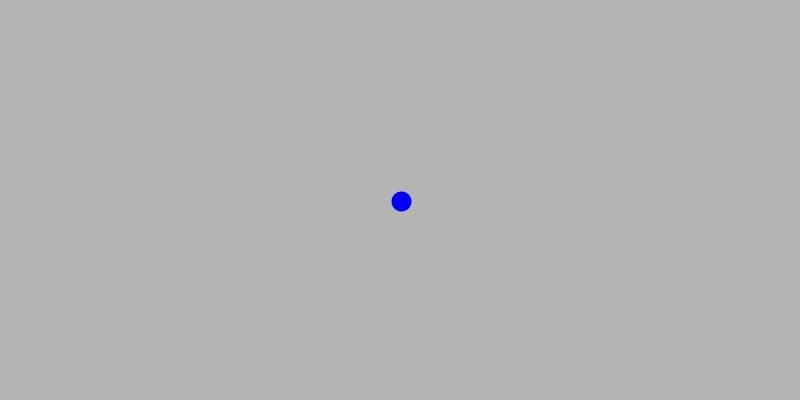
Frame 1 (no input)
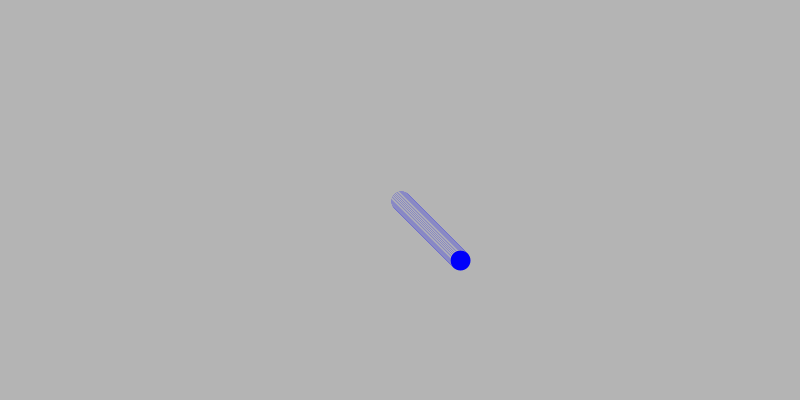
Frame 60 (the mouse pressed at the canvas centre just before this capture)
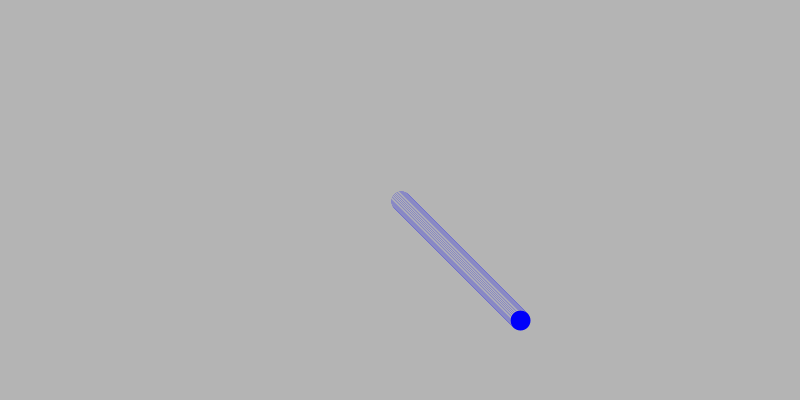
Frame 120 (the mouse held since frame 60 and released just before this capture)

The Processing sketch that drew these frames (run headless with seeded random() and noise(); from frame 60 on, the mouse is pressed at the canvas centre):

// Processing sketch: processing_68121
// ── processing_68121.pde

//Summer Challenge 19
//Bouncing Ball in Cage

int x_direction = 1;
int y_direction = 1;
int x_value;
int y_value;

void setup() 
{
  size(800,400);
  strokeWeight(20);
  x_value = width/2;
  y_value = height/2;
  background(180, 180, 180);
}

void draw()
{ 
 stroke(180, 180, 180);
 point(x_value, y_value);
 if (x_value >= width-10 || x_value < 10)
 { 
   x_direction = x_direction * -1;
 }
 if (y_value >= height-10 || y_value < 10) 
 {
   y_direction = y_direction * -1;
 }

 x_value = x_value + x_direction;
 y_value = y_value + y_direction;

 stroke(0, 0, 250); 
 point(x_value, y_value);
}
 
